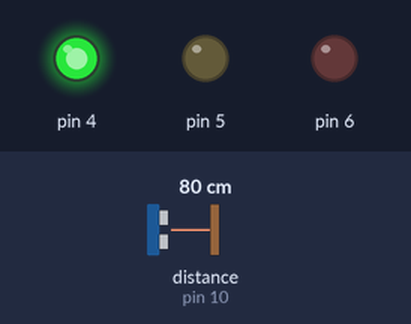
A sketch run on a simulated Arduino Uno, built with avr-gcc and run on an emulated ATmega328P. On the bench: output pins drawn as LEDs (lit = HIGH). Wiring (from diagram.json): ultrasonic range finder: trigger pin 9; echo pin 10. The test bench sets the inputs (shaded band); at power-on: distance to the obstacle (sensor on pin 10) 80 cm. The echo pulse lasts 58.3 µs per cm; pins used as bus, display or sensor lines are not drawn.

Above: at 1.2 s.
1.3 s: distance to the obstacle (sensor on pin 10) set to 55 cm
2.8 s: distance to the obstacle (sensor on pin 10) set to 46 cm
At 4.1 s:
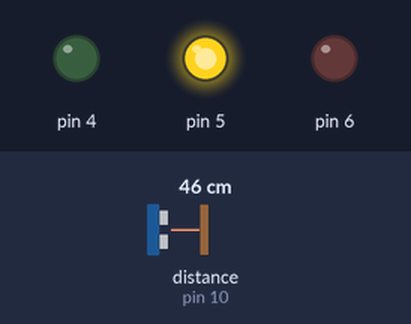
4.4 s: distance to the obstacle (sensor on pin 10) set to 23 cm
5.9 s: distance to the obstacle (sensor on pin 10) set to 19 cm
At 7.0 s:
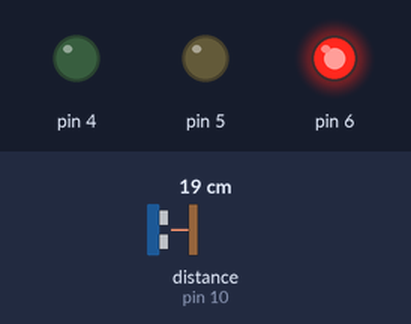
7.4 s: distance to the obstacle (sensor on pin 10) set to 35 cm
At 8.7 s:
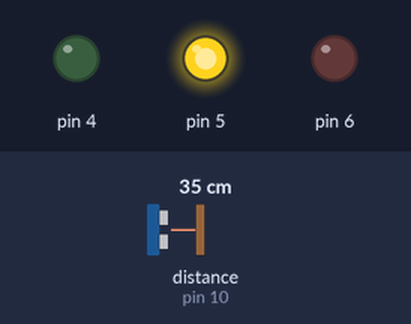
9.0 s: distance to the obstacle (sensor on pin 10) set to 2 cm
At 9.6 s:
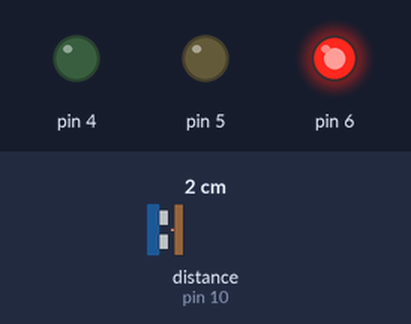
Timing chart, 0 to 11.5 s (numbered marks = the images above; inputs shaded):
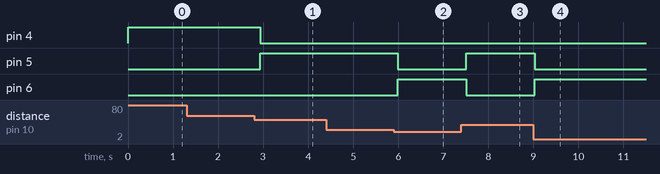

Measured:
- the behaviour switches between 51 and 50 cm on distance to the obstacle (sensor on pin 10) (found by bisection; images 0 and 1)
- the behaviour switches between 21 and 20 cm on distance to the obstacle (sensor on pin 10) (found by bisection; images 1 and 2)
- after the input at 1.3 s, every drawn part: stays the same
- after the input at 2.8 s, pin 4: HIGH → LOW after 0.14 s; pin 5: LOW → HIGH after 0.14 s
- after the input at 4.4 s, every drawn part: stays the same
- after the input at 5.9 s, pin 5: HIGH → LOW after 0.09 s; pin 6: LOW → HIGH after 0.09 s
- after the input at 7.4 s, pin 5: LOW → HIGH after 0.10 s; pin 6: HIGH → LOW after 0.10 s
- after the input at 9.0 s, pin 5: HIGH → LOW at once; pin 6: LOW → HIGH at once

The sketch:

aula23_nivel3.ino
```cpp
// Aula 23 – Nível 3: Simulado: distância em 3 faixas
// Simulado: verde acima de 50 cm, amarelo de 20 a 50, vermelho abaixo de 20
#include <Arduino.h>                    // funções do Arduino (pinMode, digitalWrite, delay...)
#define TRIG 9                          // TRIG do HC-SR04 no pino 9
#define ECHO 10                         // ECHO do HC-SR04 no pino 10

void setup() {                          // roda uma vez, quando a placa liga
  pinMode(TRIG, OUTPUT);                // TRIG como saída
  pinMode(ECHO, INPUT);                 // ECHO como entrada
  for (int p = 4; p <= 6; p++) pinMode(p, OUTPUT);   // pinos 4 a 6 como saída
}

void loop() {                           // repete para sempre
  digitalWrite(TRIG, LOW);  delayMicroseconds(2);   // garante o TRIG em nível baixo
  digitalWrite(TRIG, HIGH); delayMicroseconds(10);   // pulso de 10 µs dispara a medição
  digitalWrite(TRIG, LOW);              // fim do pulso
  float cm = pulseIn(ECHO, HIGH) * 0.0343 / 2;   // tempo de eco → distância em cm
  digitalWrite(4, cm > 50);             // 4 recebe cm > 50 (verdadeiro acende, falso apaga)
  digitalWrite(5, cm >= 20 && cm <= 50);   // 5 recebe cm >= 20 && cm <= 50 (verdadeiro acende, falso apaga)
  digitalWrite(6, cm < 20);             // 6 recebe cm < 20 (verdadeiro acende, falso apaga)
  delay(150);                           // espera 150 ms
}
```
